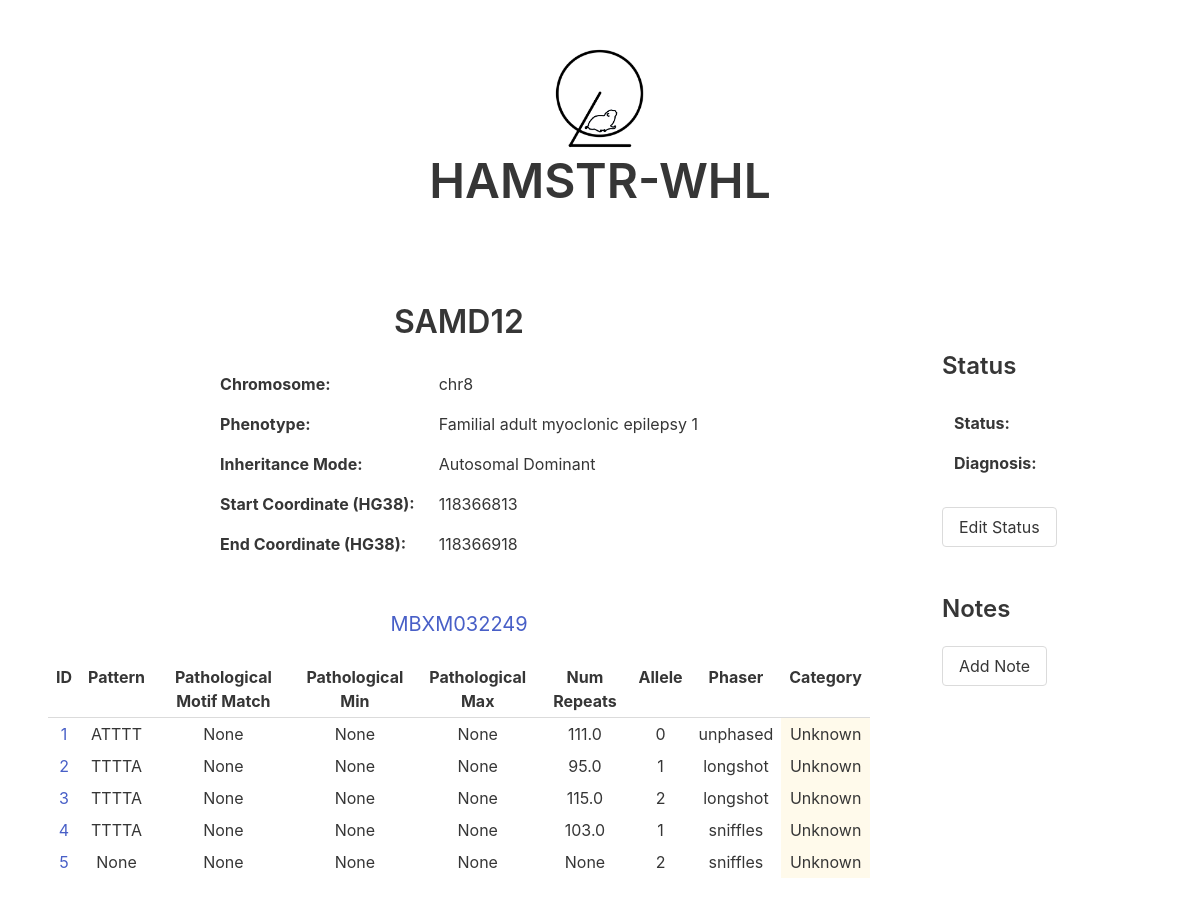
Page /MBXM032249/SAMD12 on the committed database.
### tables this page shows
CREATE TABLE Gene (
  id INTEGER PRIMARY KEY AUTOINCREMENT,
  name VARCHAR(10) UNIQUE NOT NULL,
  chromosome VARCHAR(10) NOT NULL,
  phenotype TEXT,
  inheritanceMode VARCHAR(2) CHECK(inheritanceMode IN ('AD', 'AR', 'XL', 'CMPLX')) NULL DEFAULT NULL,
  startCoordHG38 VARCHAR(12),
  endCoordHG38 VARCHAR(12)
);

CREATE TABLE Sample (
	id INTEGER PRIMARY KEY,
	sample VARCHAR(20)
);

CREATE TABLE Result (
	id INTEGER PRIMARY KEY AUTOINCREMENT,
	sample INTEGER NOT NULL,
	gene INTEGER NOT NULL,
	allele INTEGER,
	phaser INTEGER NOT NULL,
	pattern TEXT,
	motif INTEGER,
	numRepeats REAL,
	match INTEGER,
	score INTEGER,
	category TEXT CHECK(category IN ('Likely Pathogenic', 'Likely Non-Pathogenic', 'Unknown')) NULL DEFAULT NULL,
	sequence TEXT,
	FOREIGN KEY (sample) REFERENCES Sample(id),
	FOREIGN KEY (gene) REFERENCES Gene(id),
	FOREIGN KEY (motif) REFERENCES Motif(id),
	FOREIGN KEY (phaser) REFERENCES Phaser(id)
);

### app.py (the view, shortened to what this page needs)
@app.route("/<sample>/<gene>", methods=["POST", "GET"])
def get_gene(sample, gene):
    error = None
    conn = get_db()
    gene_info = get_gene_info(gene, conn)
    if not gene_info:
        error = "No results found for the gene " + gene + " in the database."
        return render_template("gene_page.html", sample=sample, gene=gene,
                               error=error)
    results = get_sample_gene_results(sample, gene, conn)
    if not results:
        error = "No results found for " + sample + " " + gene
        return render_template("gene_page.html", sample=sample, gene=gene,
                               error=error, gene_info=gene_info,
                               results=results)
    status, diagnosis, notes = get_info(conn, sample, gene)
    return render_template("gene_page.html", sample=sample, gene=gene,
                           results=results, error=error, gene_info=gene_info,
                           notes=notes, status=status, diagnosis=diagnosis)

### app.py (called while the page is built)
def get_db():
    db = getattr(g, '_database', None)
    if db is None:
        db = g._database = sqlite3.connect(DATABASE)
    return db

@app.teardown_appcontext
def close_connection(exception):
    db = getattr(g, '_database', None)
    if db is not None:
        db.close()

### data_reader.py (called while the page is built)
def get_sample_id(conn, sample):
    cur = conn.cursor()
    cur.execute("SELECT id FROM Sample WHERE sample LIKE ?;", (sample,))
    id = cur.fetchone()
    if id is not None:
        return id[0]
    return id

def get_gene_id(conn, gene):
    cur = conn.cursor()
    cur.execute("SELECT id FROM Gene WHERE name LIKE ?;", (gene,))
    id = cur.fetchone()
    if id is not None:
        return id[0]
    return id

def get_sample_gene_results(sample, gene, conn):
    sample = get_sample_id(conn, sample)
    if sample is None:
        return None
    cur = conn.cursor()
    cur.execute("SELECT r.id, r.pattern, m.pattern, m.pathMin, m.pathMax, " +
                "r.numRepeats, r.allele, r.phaser, r.category FROM Result r " +
                "LEFT JOIN Gene g ON r.gene = g.id LEFT JOIN Motif m ON " +
                "r.motif = m.id WHERE r.sample LIKE ? AND g.name LIKE ?",
                (sample, gene,))
    results = cur.fetchall()
    return results

def get_gene_info(gene, conn):
    cur = conn.cursor()
    cur.execute("SELECT g.name, g.chromosome, g.phenotype," +
                "g.inheritanceMode, g.startCoordHG38, g.endCoordHG38 " +
                "FROM Gene g WHERE g.name LIKE ?", (gene,))
    gene_info = cur.fetchone()
    return gene_info

def get_info(conn, sample, gene):
    sample_id = get_sample_id(conn, sample)
    if sample_id is None:
        return None
    gene_id = get_gene_id(conn, gene)
    if gene_id is None:
        return None
    cur = conn.cursor()
    cur.execute("SELECT id, note FROM Note WHERE gene LIKE ? AND " +
                "sample LIKE ?", (gene_id, sample_id,))
    notes = cur.fetchall()
    cur.execute("SELECT status, diagnosis FROM Status WHERE gene LIKE ? AND " +
                "sample LIKE ?", (gene_id, sample_id,))
    info = cur.fetchone()
    status = None
    diagnosis = None
    if info is not None:
        status = info[0]
        diagnosis = info[1]
    return status, diagnosis, notes

### templates/gene_page.html (shortened to what this page needs)
<!DOCTYPE html>
<html lang="en" dir="ltr">
  <head>
    <link rel="stylesheet" href="https://cdn.jsdelivr.net/npm/bulma@0.9.1/css/bulma.css">
    <link rel="stylesheet" href="/static/style.css">
  </head>
  <body>
    <section class="section has-text-centered">
      <a href="/">
        <img class="logo" src="/static/logo1.png">
        <h1 class="title is-1">HAMSTR-WHL</h1>
      </a>
    </section>
    <section class="section has-text-centered">
      {% if error %}
      <h1 class="subtitle" style="color:hsl(348, 100%, 61%)">{{error}}</h1>
      <a href="/sample/{{sample}}"><button class="button">Return to Sample page {{sample}}</button></a>
      {% elif gene_info %}
      <div class="columns">
        <div class="column is-three-quarters">
          <h1 class="title">{{gene_info[0]}}</h1>
          <div class="table-container">
            <table class="table has-text-left center">
              <tr>
                <td><b>Chromosome: </b></td>
                <td>{{gene_info[1]}}</td>
              <tr>
                <td><b>Phenotype: </b></td>
                <td>{{gene_info[2]}}</td>
              <tr>
                <td><b>Inheritance Mode: </b></td>
                {% if gene_info[3] == "AD"%}
                <td>Autosomal Dominant</td>
                {% elif gene_info[3] == "AR" %}
                <td>Autosomal Recessive</td>
                {% elif gene_info[3] == "XL" %}
                <td>X-Linked</td>
                {% elif gene_info[3] == "XL" %}
                <td>X-Linked</td>
                {% else %}
                <td>{{gene_info[3]}}</td>
                {% endif %}
              </tr>
              <tr>
                <td><b>Start Coordinate (HG38): </b></td>
                <td>{{gene_info[4]}}</td>
              <tr>
              <tr>
                <td><b>End Coordinate (HG38): </b></td>
                <td>{{gene_info[5]}}</td>
            </table>
          </div>
          {% if results %}
          <br>
          <a href="/sample/{{sample}}">
            <h1 class="subtitle has-text-link">{{sample}}</h1>
          </a>
          <br>
          <div class="table-container">
            <table class="table is-hoverable is-narrow center">
                <tr>
                    <th title="Unique Result ID">ID</th>
                    <th title="Pattern identified by the Phaser">Pattern</th>
                    <th title="Matching Motif found in the database associated with this Gene">Pathological Motif Match</th>
                    <th title="Minimum bound of repeats for Pathogenicity">Pathological Min</th>
                    <th title="Maximum bound of repeats for Pathogenicity">Pathological Max</th>
                    <th title="Number of repeats of the pattern found in the sample">Num Repeats</th>
                    <th title="The Allele the pattern was found on, according to the Phaser">Allele</th>
                    <th title="Phasing method">Phaser</th>
                    <th title="Pathogenicity, according to the number of repeats found compared to pathological maximum and minimum repeats associated with the matching motif">Category</th>
                </tr>
              {% for result in results %}
              <tr>
                <td><a href="/result/{{result[0]}}">{{result[0]}}</a></td>
                <td>{{result[1]}}</td>
                <td>{{result[2]}}</td>
                <td>{{result[3]}}</td>
                <td>{{result[4]}}</td>
                <td>{{result[5]}}</td>
                <td>{{result[6]}}</td>
                <td>{{result[7]}}</td>
                {% if result[8] == 'Likely Pathogenic' %}
                <td class="has-background-danger-light has-text-danger">{{result[8]}}</td>
                {% elif result[8] == 'Unknown' %}
                <td class="has-background-warning-light">{{result[8]}}</td>
                {% elif result[8] == 'Likely Non-Pathogenic' %}
                <td class="has-background-success-light has-text-success">{{result[8]}}</td>
                {% else %}
                <td></td>
                {% endif %}
              </tr>
              {% endfor %}
            </table>
          </div>
          {% endif %}
        </div>
        <div class="column is-one-quarter">
          <section class="section has-text-left">
            <h1 class="title is-4">Status</h1>
            <table class="table has-text-left is-size-6">
              <tr>
                <td><b>Status: </b></td>
                {% if status == "In Progress"%}
                    <td class="has-text-warning">In Progress</td>
                {% elif status == "Complete" %}
                    <td class="has-text-success">Complete</td>
                {% elif status == "Error" %}
                    <td class="has-text-danger">Error</td>
                {% else %}
                    <td></td>
                {% endif %}
              <tr>
                <td><b>Diagnosis: </b></td>
                {% if diagnosis == "Pathogenic"%}
                    <td class="has-text-danger">{{diagnosis}}</td>
                {% elif diagnosis == "Unknown" %}
                    <td class="has-text-warning">{{diagnosis}}</td>
                {% elif diagnosis == "Non-Pathogenic" %}
                    <td class="has-text-success">{{diagnosis}}</td>
                {% else %}
                    <td></td>
                {% endif %}
            </table>
            <button class="button" onclick="toggle_edit()" id="edit_toggle">Edit Status</button>
            <br><br>
            <br>
            <h1 class="title is-4">Notes</h1>
            <button class="button" onclick="toggle_note()" id="note_toggle">Add Note</button>
            <br><br>
          </section>
          {% endif %}
        </div>
      </div>
    </section>
  </body>

### static/style.css (style rules this page uses)
img.logo { width: 100px; height: 100px; }
table.center { margin-left: auto; margin-right: auto; }

### templates/gene_page.html (style rules this page uses)
.table td { border: none; }

### rows in the picture
Gene: name "SAMD12", chromosome "chr8", phenotype "Familial adult myoclonic epilepsy 1", startCoordHG38 "118366813", endCoordHG38 "118366918"
Sample: sample "MBXM032249"
Result: id "1", pattern "ATTTT", result "None", numRepeats "111.0", allele "0", phaser "unphased", category "Unknown"
Result: id "2", pattern "TTTTA", result "None", numRepeats "95.0", allele "1", phaser "longshot", category "Unknown"
Result: id "3", pattern "TTTTA", result "None", numRepeats "115.0", allele "2", phaser "longshot", category "Unknown"
Result: id "4", pattern "TTTTA", result "None", numRepeats "103.0", allele "1", phaser "sniffles", category "Unknown"
Result: id "5", result "None", allele "2", phaser "sniffles", category "Unknown"
